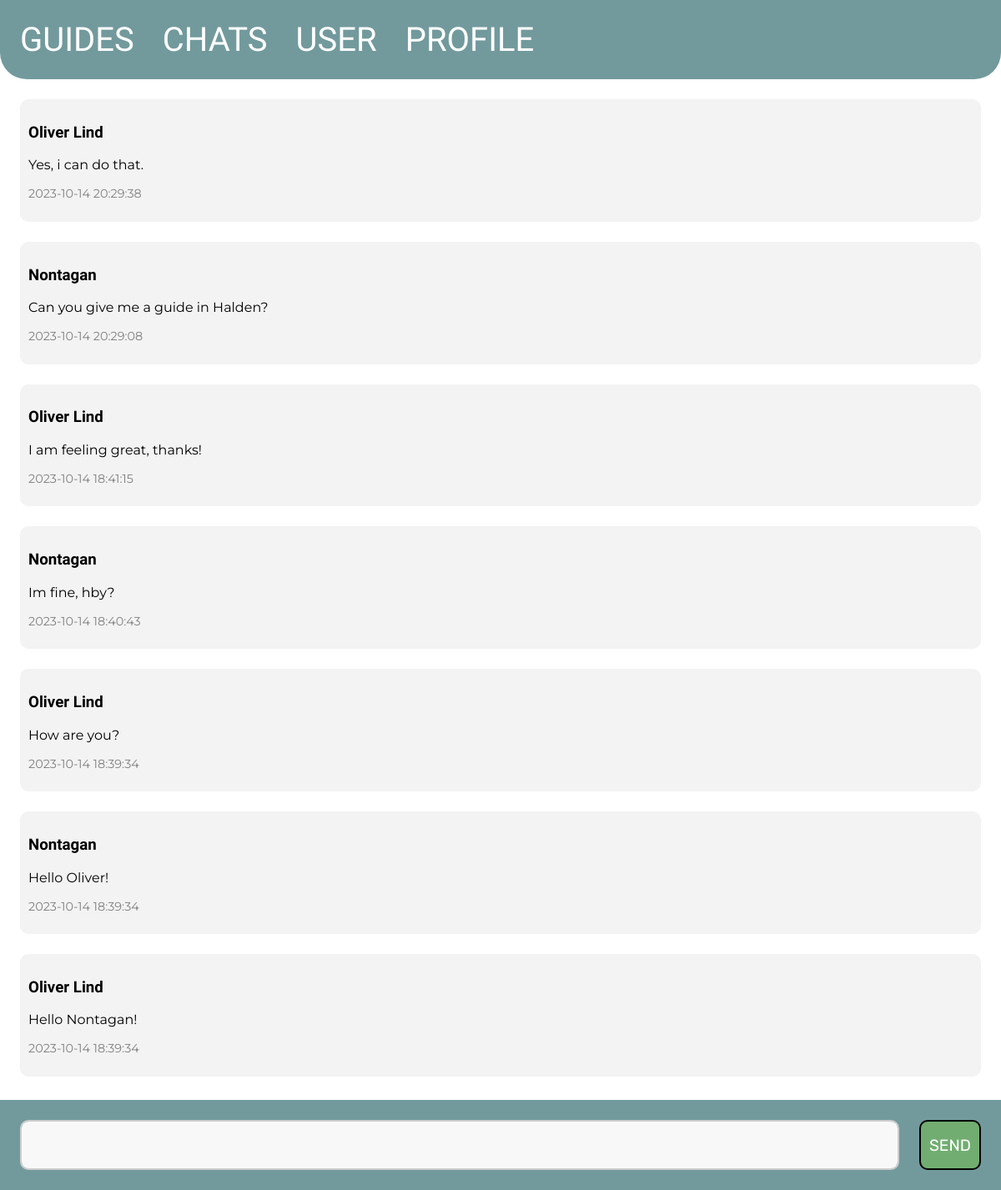
The page /1/message/ on the database as committed earlier.
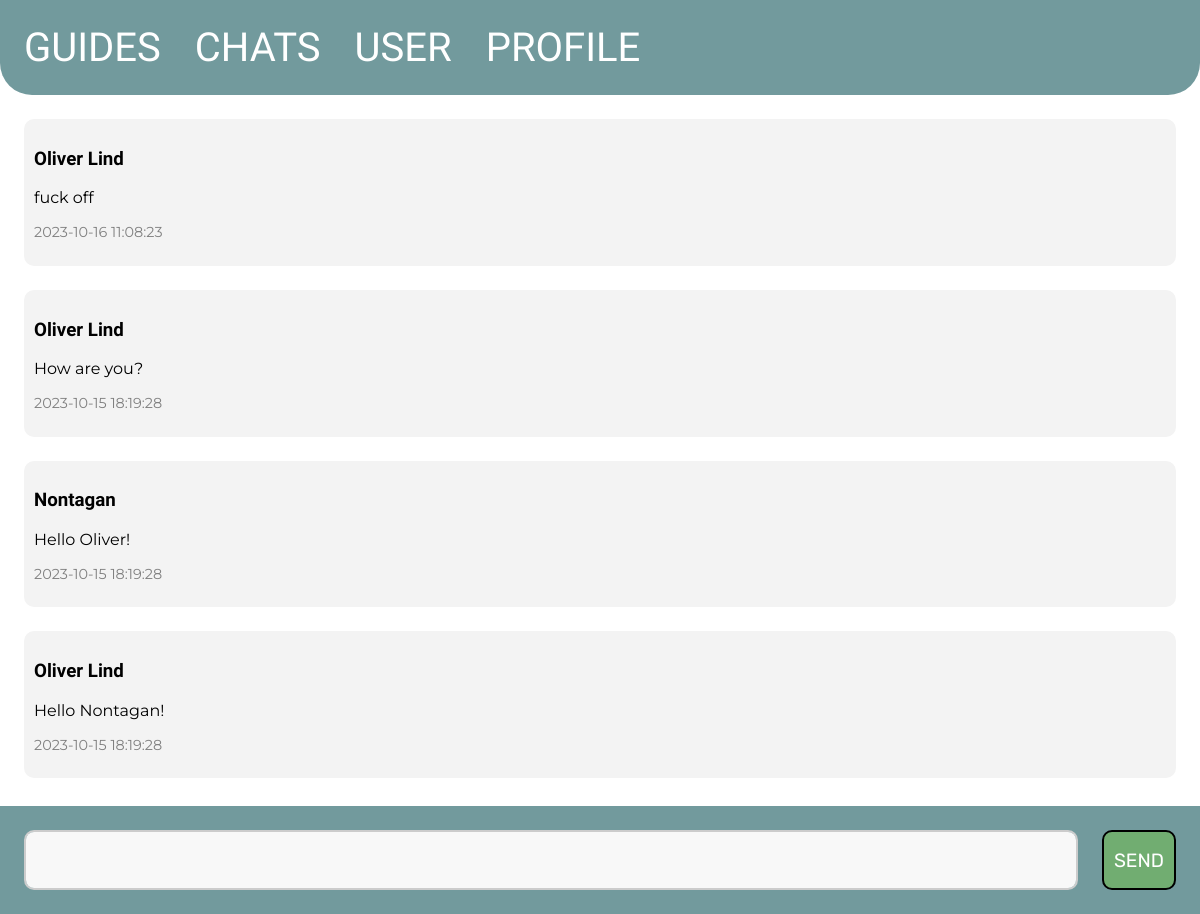
The same page on the database as committed later.
### tables this page shows
CREATE TABLE message
(
    id      INTEGER PRIMARY KEY AUTOINCREMENT,
    content TEXT,
    date    TIMESTAMP NOT NULL DEFAULT CURRENT_TIMESTAMP,
    inChat  INTEGER   NOT NULL,
    byUser  INTEGER   NOT NULL,
    FOREIGN KEY (byUser) REFERENCES user (id),
    FOREIGN KEY (inChat) REFERENCES chat (id)
);

CREATE TABLE user
(
    id        INTEGER PRIMARY KEY AUTOINCREMENT,
    firstname TEXT NOT NULL,
    lastname  TEXT NOT NULL,
    age       INTEGER,
    country   TEXT
);

### app.py (the view, shortened to what this page needs)
@app.route('/<int:id>/message/', methods=('GET', 'POST'))
def message(id):
    global user_id
    conn = get_db_connection()
    message = conn.execute(
        'SELECT * FROM message, chat, user WHERE chat.id = ? AND message.inChat = chat.id AND user.id = message.byUser ORDER BY message.id DESC',
        (id,)).fetchall()
    return render_template('message.html', message=message)

### app.py (called while the page is built)
def get_db_connection():
    conn = sqlite3.connect('database.db')
    conn.row_factory = sqlite3.Row
    return conn

### templates/message.html
{% extends 'base.html' %}
{% block content %}
    {% for message in message %}
        <div class='post'>
            <h3>{{ message['firstname'] }}</h3>
            <p>{{ message['content'] }}</p>
            <p id="date">{{ message['date'] }}</p>
        </div>
    {% endfor %}
    <form id="message-form" method="post">
        <textarea id="messagearea" name="message" placeholder="Type here">
            {{ request.form['message'] }}
        </textarea>
        <button id="send-button" type="submit">SEND</button>
    </form>
{% endblock %}

### templates/base.html (shortened to what this page needs)
<!DOCTYPE html>
<html lang="en">
<head>
</head>
<body>
<nav>
    <a href="{{ url_for('index') }}">GUIDES</a>
    <a href="{{ url_for('chat') }}">CHATS</a>
    <a href="{{ url_for('user') }}">USER</a>
    <a href="{{ url_for('profile') }}">PROFILE</a>
</nav>
<div class="content">
    {% block content %} {% endblock %}
</div>
</body>
</html>

### templates/base.html (style rules this page uses)
.post { padding: 10px; margin: 2vw; background-color: #f3f3f3; border-radius: 10px; }
body { margin: 0; padding-bottom: 7rem; }
nav { background-color: #729a9d; padding: 2vw; border-radius: 0 0 2rem 2rem; }
nav a { color: #ffffff; font-size: 2.5em; margin-right: 30px; text-decoration: none; font-family: 'Onest', sans-serif; transition: 300ms; }
h1, h2, h3 { font-family: 'Lexend', sans-serif; }
p { font-family: 'Montserrat', sans-serif; }
a { font-family: 'Rubik', sans-serif; text-decoration: none; }
#send-button { font-family: 'Rubik', sans-serif; font-size: 1.2em; margin-right: 2vw; margin-top: 2vw; padding: 10px; height: 60px; border-radius: 10px; outline: none; color: #ffffff; background-color: #71ad71; border: 2px solid black; transition: 300ms; }
textarea { height: 60px; margin: 2vw; padding: 12px 0.8em; box-sizing: border-box; font-family: 'Montserrat', sans-serif; resize: none; border: 2px solid #ccc; border-radius: 10px; background-color: #f8f8f8; font-size: 16px; }
#messagearea { height: 60px; width: 100%; margin-top: 2vw; padding: 12px 0.8em; box-sizing: border-box; font-family: 'Montserrat', sans-serif; resize: none; border: 2px solid #ccc; border-radius: 10px; background-color: #f8f8f8; font-size: 16px; }
#date { color: grey; font-size: 0.9rem; }
#message-form { display: flex; background-color: #729a9d; vertical-align: center; width: 100%; position: fixed; bottom: 0; }

Rows that differ between the two databases and show on the page:
removed message: firstname "Oliver Lind", content "Yes, i can do that.", date "2023-10-14 20:29:38"
removed message: firstname "Nontagan", content "Can you give me a guide in Halden?", date "2023-10-14 20:29:08"
removed message: firstname "Oliver Lind", content "I am feeling great, thanks!", date "2023-10-14 18:41:15"
changed message: firstname "Nontagan" → "Oliver Lind"; content "Im fine, hby?" → "fuck off"; date "2023-10-14 18:40:43" → "2023-10-16 11:08:23"
changed message "How are you?": date "2023-10-14 18:39:34" → "2023-10-15 18:19:28"
changed message "Hello Oliver!": date "2023-10-14 18:39:34" → "2023-10-15 18:19:28"
changed message "Hello Nontagan!": date "2023-10-14 18:39:34" → "2023-10-15 18:19:28"
